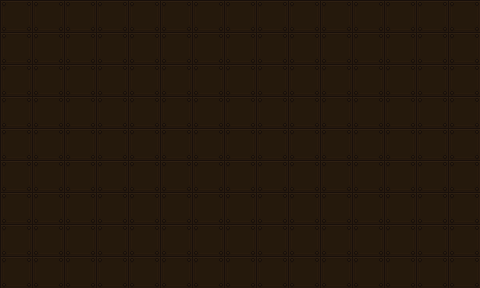

The image is a tile-based game level rendered from a .tmx file. Its description and complete source (layers, tilesets, objects, tile grids) follow:
An orthogonal 15x9 tile map with 32x32 px tiles, 1 tile layer (Tile Layer 1).

<map version="1.0.0" orientation="orthogonal" renderorder="right-down" width="15" height="9" tilewidth="32" tileheight="32" nextobjectid="1">
 <tileset firstgid="1" source="tileSet.tsx" />
 <layer name="Tile Layer 1" width="15" height="9">
  <data encoding="csv">
97,97,97,97,97,97,97,97,97,97,97,97,97,97,97,
97,97,97,97,97,97,97,97,97,97,97,97,97,97,97,
97,97,97,97,97,97,97,97,97,97,97,97,97,97,97,
97,97,97,97,97,97,97,97,97,97,97,97,97,97,97,
97,97,97,97,97,97,97,97,97,97,97,97,97,97,97,
97,97,97,97,97,97,97,97,97,97,97,97,97,97,97,
97,97,97,97,97,97,97,97,97,97,97,97,97,97,97,
97,97,97,97,97,97,97,97,97,97,97,97,97,97,97,
97,97,97,97,97,97,97,97,97,97,97,97,97,97,97
</data>
 </layer>
</map>
